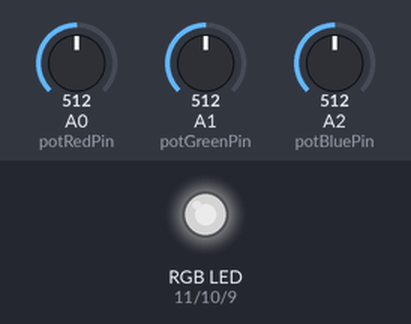
A sketch run on a simulated Arduino Uno, built with avr-gcc and run on an emulated ATmega328P. Shown: an RGB LED mixed from three pins (HIGH = lit). Inputs (shaded band) come from the test bench; at power-on: A0 (potRedPin) = 512, A1 (potGreenPin) = 512, A2 (potBluePin) = 512. Dim RGB values are drawn brighter than linear.

Above: at 1.2 s.
1.3 s: A0 (potRedPin) set to 716
At 2.2 s:
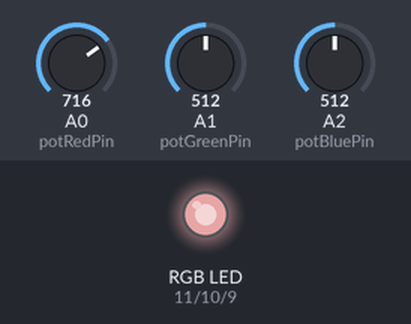
2.8 s: A1 (potGreenPin) set to 716
At 3.3 s:
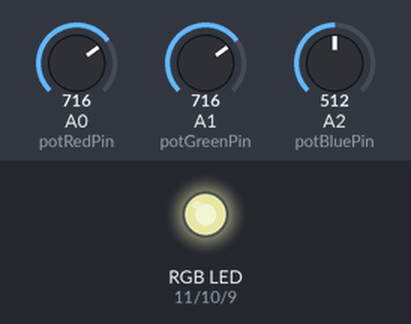
4.3 s: A2 (potBluePin) set to 716
At 5.5 s:
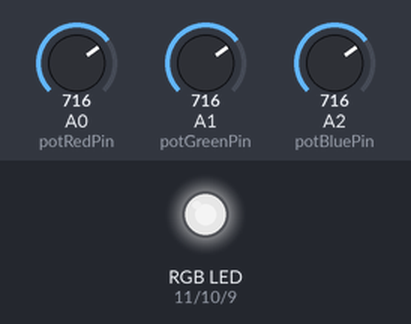
5.8 s: A0 (potRedPin) set to 900
At 6.8 s:
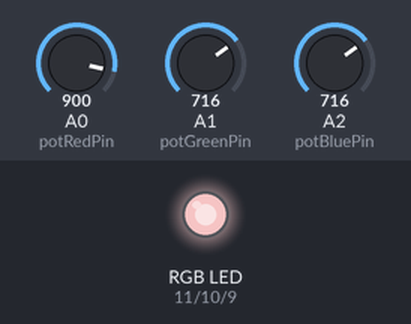
7.3 s: A1 (potGreenPin) set to 900
At 7.9 s:
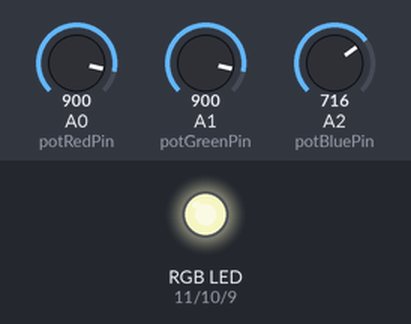
8.8 s: A2 (potBluePin) set to 900
At 9.1 s:
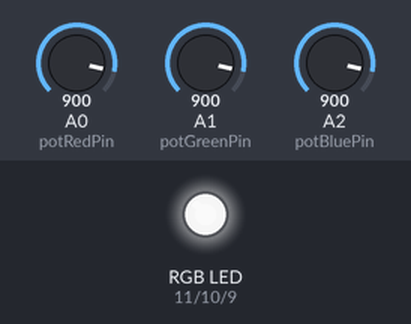
Timing chart, 0 to 11.3 s (numbered marks = the images above; inputs shaded):
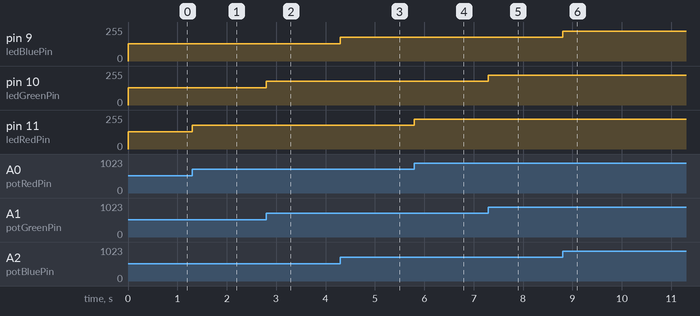

Measured:
- after the input at 1.3 s, pin 11 (ledRedPin): 128/255 → 179/255 at once
- after the input at 2.8 s, pin 10 (ledGreenPin): 128/255 → 179/255 at once
- after the input at 4.3 s, pin 9 (ledBluePin): 128/255 → 179/255 at once
- after the input at 5.8 s, pin 11 (ledRedPin): 179/255 → 225/255 at once
- after the input at 7.3 s, pin 10 (ledGreenPin): 179/255 → 225/255 at once
- after the input at 8.8 s, pin 9 (ledBluePin): 179/255 → 225/255 at once

The sketch:

analogRGBcontrol.ino.ino
```cpp
const int potRedPin = A0;
const int potGreenPin = A1;
const int potBluePin = A2;

const int ledRedPin = 11;
const int ledGreenPin = 10;
const int ledBluePin = 9;

int redLedValue = 0;
int blueLedValue = 0;
int greenLedValue = 0;

int potRedValue = 0;
int potGreenValue = 0;
int potBlueValue = 0;

void setup() {
  pinMode(potRedPin, INPUT);
  pinMode(potGreenPin, INPUT);
  pinMode(potBluePin, INPUT);

  pinMode(ledRedPin, OUTPUT);
  pinMode(ledGreenPin, OUTPUT);
  pinMode(ledBluePin, OUTPUT);
}

void loop() {
  potRedValue = analogRead(potRedPin);
  potGreenValue = analogRead(potGreenPin);
  potBlueValue = analogRead(potBluePin);
  // we can also use redLedValue = map(redPotValue, 0, 1023, 0, 255);
  redLedValue = potRedValue / 4;
  greenLedValue = potGreenValue / 4;
  blueLedValue = potBlueValue / 4;
  setColor(redLedValue, greenLedValue, blueLedValue);
}

void setColor(int red, int green, int blue){
  analogWrite(ledRedPin, red);
  analogWrite(ledGreenPin, green);
  analogWrite(ledBluePin, blue);
}
```
